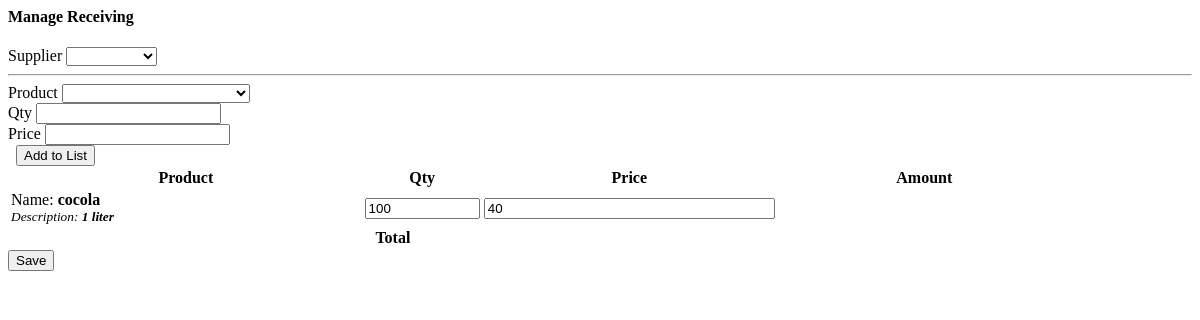
The app's page /manage_receiving.php?id=5 with its own data.
### tables this page shows
CREATE TABLE IF NOT EXISTS `inventory` (
  `id` int(30) NOT NULL AUTO_INCREMENT,
  `product_id` int(30) NOT NULL,
  `qty` int(30) NOT NULL,
  `type` tinyint(1) NOT NULL COMMENT '1= stockin , 2 = stockout',
  `stock_from` varchar(100) NOT NULL COMMENT 'sales/receiving',
  `form_id` int(30) NOT NULL,
  `other_details` text NOT NULL,
  `remarks` text NOT NULL,
  `date_updated` datetime NOT NULL DEFAULT CURRENT_TIMESTAMP ON UPDATE CURRENT_TIMESTAMP,
  PRIMARY KEY (`id`)
);

CREATE TABLE IF NOT EXISTS `product_list` (
  `id` int(30) NOT NULL AUTO_INCREMENT,
  `category_id` int(30) NOT NULL,
  `sku` varchar(50) NOT NULL,
  `price` double NOT NULL,
  `name` varchar(150) NOT NULL,
  `description` text NOT NULL,
  PRIMARY KEY (`id`)
);

### manage_receiving.php (the view, shortened to what this page needs)
<?php include 'db_connect.php';
if(isset($_GET['id'])){
	$inv = $conn->query("SELECT * FROM inventory where type=1 and form_id=".$_GET['id']);
}
?>
<div class="container-fluid">
	<div class="col-lg-12">
		<div class="card">
			<div class="card-header">
				<h4>Manage Receiving</h4>
			</div>
			<div class="card-body">
				<form action="" id="manage-receiving">
					<div class="col-md-12">
						<div class="row">
							<div class="form-group col-md-5">
								<label class="control-label">Supplier</label>
								<select name="supplier_id" id=""  class="custom-select browser-default select2">
									<option value=""></option>
								<?php
								$supplier = $conn->query("SELECT * FROM supplier_list order by supplier_name asc");
								while($row=$supplier->fetch_assoc()):
								?>
									<option value="<?php echo $row['id'] ?>"><?php echo $row['supplier_name'] ?></option>
								<?php endwhile; ?>
								</select>
							</div>
						</div>
						<hr>
						<div class="row mb-3">
								<div class="col-md-4">
									<label class="control-label">Product</label>
									<select name="" id="product" class="custom-select browser-default select2">
										<option value=""></option>
									<?php
									$product = $conn->query("SELECT * FROM product_list  order by name asc");
									while($row=$product->fetch_assoc()):
										$prod[$row['id']] = $row;
									?>
										<option value="<?php echo $row['id'] ?>" data-name="<?php echo $row['name'] ?>" data-description="<?php echo $row['description'] ?>"><?php echo $row['name'] . ' | ' . $row['sku'] ?></option>
									<?php endwhile; ?>
									</select>
								</div>
								<div class="col-md-2">
									<label class="control-label">Qty</label>
									<input type="text" class="form-control text-right" pattern="[0-9]{2}" step="any" id="qty" >
								</div>
								<div class="col-md-3">
									<label class="control-label">Price</label>
									<input type="number" class="form-control text-right" step="any" id="price" >
								</div>
								<div class="col-md-3">
									<label class="control-label">&nbsp</label>
									<button class="btn btn-block btn-sm btn-primary" type="button" id="add_list"><i class="fa fa-plus"></i> Add to List</button>
								</div>
						</div>
						<div class="row">
							<table class="table table-bordered" id="list">
								<colgroup>
									<col width="30%">
									<col width="10%">
									<col width="25%">
									<col width="25%">
									<col width="10%">
								</colgroup>
								<thead>
									<tr>
										<th class="text-center">Product</th>
										<th class="text-center">Qty</th>
										<th class="text-center">Price</th>
										<th class="text-center">Amount</th>
										<th class="text-center"></th>
									</tr>
								</thead>
								<tbody>
									<?php
									if(isset($id)):
									while($row = $inv->fetch_assoc()):
										foreach(json_decode($row['other_details']) as $k=>$v){
											$row[$k] = $v;
										}
									?>
										<tr class="item-row">
											<td>
												<p class="pname">Name: <b><?php echo $prod[$row['product_id']]['name'] ?></b></p>
												<p class="pdesc"><small><i>Description: <b><?php echo $prod[$row['product_id']]['description'] ?></b></i></small></p>
											</td>
											<td>
												<input type="number" min="1" step="any" name="qty[]" value="<?php echo $row['qty'] ?>" class="text-right">
											</td>
											<td>
												<input type="number" min="1" step="any" name="price[]" value="<?php echo $row['price'] ?>" class="text-right">
											</td>
											<td>
											</td>
											<td class="text-center">
											</td>
										</tr>
									<?php endwhile; ?>
									<?php endif; ?>
								</tbody>
								<tfoot>
									<tr>
										<th class="text-right" colspan="3">Total</th>
										<th class="text-right tamount"></th>
										<th><input type="hidden" name="tamount" value=""></th>
									</tr>
								</tfoot>
							</table>
						</div>
						<div class="row">
							<button class="btn btn-primary btn-sm btn-block float-right .col-md-3">Save</button>
						</div>
					</div>
				</form>
			</div>
		</div>
	</div>
</div>

### manage_receiving.php (style rules this page uses)
td { vertical-align: middle; }
td p { margin: unset; }
td input[type='number'] { height: calc(100%); width: calc(100%); }

### records on screen
inventory: product.name "cocola", product.description "1 liter", qty "100", price "40"
